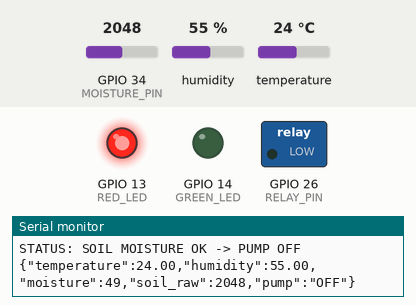
A sketch run on a simulated ESP32. Parts: switched loads named in the sketch (green lamp = pin HIGH), output pins drawn as LEDs (lit = HIGH), the last lines printed to the serial monitor. Dashed ring = blinking. Inputs (shaded band) come from the test bench; at power-on: GPIO 34 (MOISTURE_PIN) = 2048, humidity 55 %, temperature 24 °C.

Above: at 3.2 s.
3.3 s: GPIO 34 (MOISTURE_PIN) set to 2207
5.2 s: GPIO 34 (MOISTURE_PIN) set to 2335
At 6.9 s:
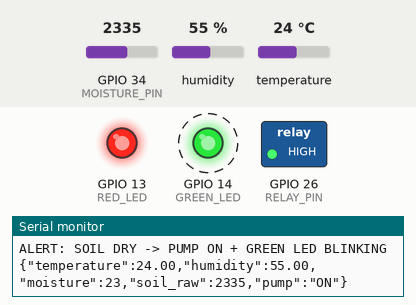
11.2 s: GPIO 34 (MOISTURE_PIN) set to 1990
14.7 s: GPIO 34 (MOISTURE_PIN) set to 1899
At 15.7 s:
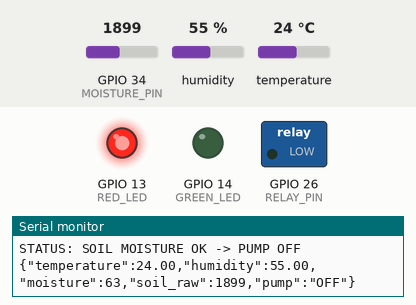
16.8 s: GPIO 34 (MOISTURE_PIN) set to 2866
At 19.0 s:
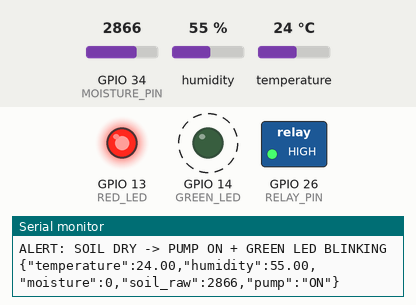
Timing chart, 0 to 23.8 s (numbered marks = the images above; inputs shaded):
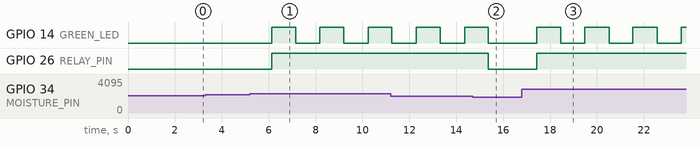

The sketch:

smart_agri.ino
```cpp
#include <DHT.h>

// ================= PIN DEFINITIONS =================
#define DHT_PIN       4
#define DHT_TYPE      DHT11

#define MOISTURE_PIN  34

#define RED_LED       13
#define GREEN_LED     14

#define RELAY_PIN     26    // Signal to BC547B Base (via 1kΩ resistor)

// ================= MOISTURE CALIBRATION =================
// Your actual sensor reading in air
#define MOISTURE_AIR    2590

// Sensor reading in water
#define MOISTURE_WATER  1500

// Below this = soil needs water → pump ON
#define MOISTURE_DRY    30

// Above this = soil is wet enough → pump OFF
#define MOISTURE_WET    60

DHT dht(DHT_PIN, DHT_TYPE);

unsigned long previousBlink = 0;
bool greenState = false;
bool pumpRunning = false;

void setup() {

  Serial.begin(115200);

  pinMode(RED_LED, OUTPUT);
  pinMode(GREEN_LED, OUTPUT);
  pinMode(MOISTURE_PIN, INPUT);
  pinMode(RELAY_PIN, OUTPUT);

  dht.begin();

  // Red LED = system ON
  digitalWrite(RED_LED, HIGH);

  // Green initially OFF
  digitalWrite(GREEN_LED, LOW);

  // Pump initially OFF
  digitalWrite(RELAY_PIN, LOW);

  delay(2000);

  Serial.println("===== SMART AGRI HARDWARE TEST =====");
}

void loop() {

  // ================= DHT11 =================
  float temperature = dht.readTemperature();
  float humidity = dht.readHumidity();

  // ================= SOIL SENSOR =================
  int soilRaw = analogRead(MOISTURE_PIN);

  int moisture = map(
    soilRaw,
    MOISTURE_AIR,
    MOISTURE_WATER,
    0,
    100
  );

  moisture = constrain(moisture, 0, 100);

  // ================= RED LED =================
  // Always ON = system alive
  digitalWrite(RED_LED, HIGH);

  // ================= RELAY / PUMP CONTROL =================
  // Hysteresis logic: ON below 30%, OFF above 60%
  // This prevents rapid ON/OFF switching near the threshold
  if (moisture < MOISTURE_DRY) {
    // Soil is dry → turn pump ON
    digitalWrite(RELAY_PIN, HIGH);   // BC547B turns ON → relay clicks → pump runs
    pumpRunning = true;
  }
  else if (moisture > MOISTURE_WET) {
    // Soil is wet enough → turn pump OFF
    digitalWrite(RELAY_PIN, LOW);    // BC547B turns OFF → relay releases → pump stops
    pumpRunning = false;
  }
  // Between 30-60%: keep current state (hysteresis band)

  // ================= GREEN LED =================
  if (pumpRunning) {
    // Pump is running → fast blink to indicate watering
    if (millis() - previousBlink >= 250) {
      previousBlink = millis();
      greenState = !greenState;
      digitalWrite(GREEN_LED, greenState);
    }
  }
  else {
    // Pump is off → Green LED OFF
    greenState = false;
    digitalWrite(GREEN_LED, LOW);
  }

  // ================= SERIAL OUTPUT =================
  Serial.println("-----------------------------");

  if (isnan(temperature) || isnan(humidity)) {

    Serial.println("DHT11: ERROR");

  }
  else {

    Serial.print("Temperature: ");
    Serial.print(temperature);
    Serial.println(" C");

    Serial.print("Humidity: ");
    Serial.print(humidity);
    Serial.println(" %");
  }

  Serial.print("Soil Raw: ");
  Serial.println(soilRaw);

  Serial.print("Soil Moisture: ");
  Serial.print(moisture);
  Serial.println(" %");

  Serial.print("Pump: ");
  Serial.println(pumpRunning ? "ON" : "OFF");

  if (pumpRunning) {
    Serial.println("ALERT: SOIL DRY -> PUMP ON + GREEN LED BLINKING");
  }
  else {
    Serial.println("STATUS: SOIL MOISTURE OK -> PUMP OFF");
  }

  // ================= JSON OUTPUT (for dashboard) =================
  Serial.print("{\"temperature\":");
  if (!isnan(temperature)) Serial.print(temperature); else Serial.print("null");
  Serial.print(",\"humidity\":");
  if (!isnan(humidity)) Serial.print(humidity); else Serial.print("null");
  Serial.print(",\"moisture\":");
  Serial.print(moisture);
  Serial.print(",\"soil_raw\":");
  Serial.print(soilRaw);
  Serial.print(",\"pump\":\"");
  Serial.print(pumpRunning ? "ON" : "OFF");
  Serial.println("\"}");

  delay(1000);
}
```

Measured:
- the behaviour switches between 2263 and 2264 on GPIO 34 (MOISTURE_PIN) (found by bisection; images 0 and 1)
- the behaviour switches between 1926 and 1925 on GPIO 34 (MOISTURE_PIN) (found by bisection; images 1 and 2)
- after the input at 5.2 s, GPIO 14 (GREEN_LED): alternates HIGH for 1.0 s and LOW for 1.0 s, starting after 0.93 s; GPIO 26 (RELAY_PIN): LOW → HIGH after 0.93 s
- after the input at 14.7 s, GPIO 14 (GREEN_LED): goes on until 15.4 s, then stays LOW; GPIO 26 (RELAY_PIN): HIGH → LOW after 0.67 s
- after the input at 16.8 s, GPIO 14 (GREEN_LED): alternates HIGH for 1.0 s and LOW for 1.0 s, starting after 0.62 s; GPIO 26 (RELAY_PIN): LOW → HIGH after 0.62 s
